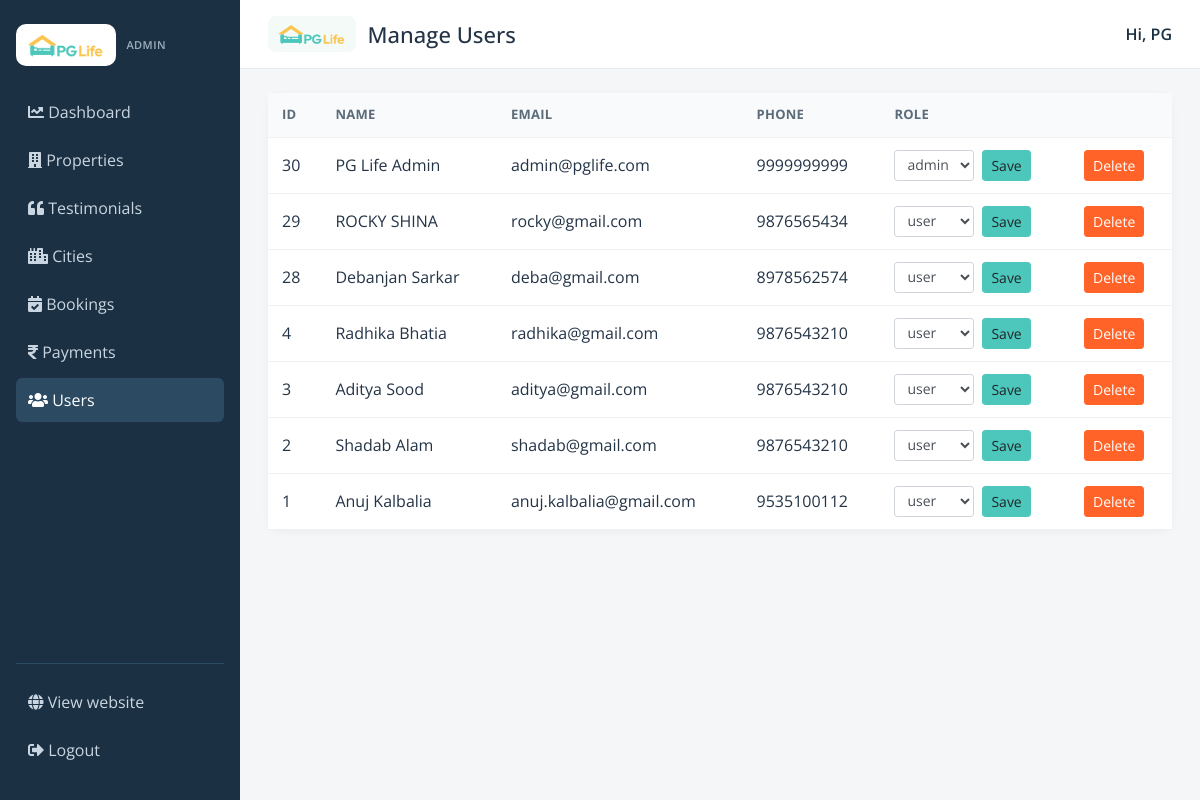
/admin/users.php (signed in), run on the app's committed database.
### tables this page shows
CREATE TABLE `users` (
  `id` int(11) NOT NULL AUTO_INCREMENT,
  `email` varchar(200) DEFAULT NULL,
  `password` varchar(255) DEFAULT NULL,
  `full_name` varchar(100) NOT NULL,
  `phone` varchar(10) NOT NULL,
  `gender` enum('male','female','other') NOT NULL,
  `college_name` varchar(255) DEFAULT NULL,
  `role` enum('user','admin') NOT NULL DEFAULT 'user',
  PRIMARY KEY (`id`),
  UNIQUE KEY `email` (`email`)
);

### admin/users.php (the view, shortened to what this page needs)
<?php
require "_header.php";
$users = mysqli_query($con, "SELECT id, full_name, email, phone, gender, college_name, role FROM users ORDER BY id DESC");
?>
<table class="admin-table">
  <thead>
    <tr><th>ID</th><th>Name</th><th>Email</th><th>Phone</th><th>Role</th><th></th></tr>
  </thead>
  <tbody>
  <?php while ($user = mysqli_fetch_assoc($users)) { ?>
    <tr>
      <td><?php echo intval($user["id"]); ?></td>
      <td><?php echo htmlspecialchars($user["full_name"]); ?></td>
      <td><?php echo htmlspecialchars($user["email"]); ?></td>
      <td><?php echo htmlspecialchars($user["phone"]); ?></td>
      <td>
        <form class="js-admin-form form-inline" action="<?php echo BASE_URL; ?>/api/admin_users.php" method="POST">
          <select class="form-control form-control-sm mr-2" name="role">
            <option value="user" <?php echo $user["role"] === "user" ? "selected" : ""; ?>>user</option>
            <option value="admin" <?php echo $user["role"] === "admin" ? "selected" : ""; ?>>admin</option>
          </select>
          <button class="btn btn-sm btn-primary" type="submit">Save</button>
        </form>
      </td>
      <td>
        <form class="js-admin-form" action="<?php echo BASE_URL; ?>/api/admin_users.php" method="POST" data-confirm="Delete this user?">
          <button class="btn btn-sm btn-danger" type="submit">Delete</button>
        </form>
      </td>
    </tr>
  <?php } ?>
  </tbody>
</table>
<?php require "_footer.php"; ?>

### css/admin.css (style rules this page uses)
.admin-table { width: 100%; min-width: 720px; background: #fff; border-radius: 10px; border-collapse: collapse; box-shadow: 0 2px 8px rgba(0, 0, 0, 0.04); }
.admin-table th, .admin-table td { padding: 12px 14px; border-bottom: 1px solid #eef2f5; vertical-align: middle; background: #fff; }
.admin-table thead th { background: #f8fafb; font-size: 13px; text-transform: uppercase; letter-spacing: 0.02em; color: #5b6b7a; white-space: nowrap; }
.form-inline { flex-wrap: wrap; }

### data on the page
users: id "30", full_name "PG Life Admin", email "admin@pglife.com", phone "9999999999", role "admin"
users: id "29", full_name "ROCKY SHINA", email "rocky@gmail.com", phone "9876565434", role "user"
users: id "28", full_name "Debanjan Sarkar", email "deba@gmail.com", phone "8978562574", role "user"
users: id "4", full_name "Radhika Bhatia", email "radhika@gmail.com", phone "9876543210", role "user"
users: id "3", full_name "Aditya Sood", email "aditya@gmail.com", phone "9876543210", role "user"
users: id "2", full_name "Shadab Alam", email "shadab@gmail.com", phone "9876543210", role "user"
users: id "1", full_name "Anuj Kalbalia", email "anuj.kalbalia@gmail.com", phone "9535100112", role "user"

### other printed values
$admin_title "Manage Users"
explode(" ", $_SESSION["full_name"])[0] "PG"
